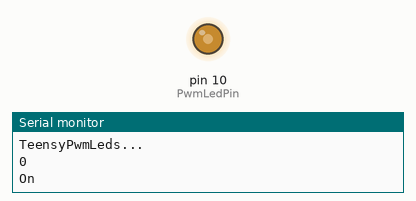
Simulated run of this sketch. Board: Arduino Uno, built with avr-gcc and run on an emulated ATmega328P. On the bench: output pins drawn as LEDs (lit = HIGH), the last lines printed to the serial monitor.

Above: at 0.1 s.
At 3.1 s:
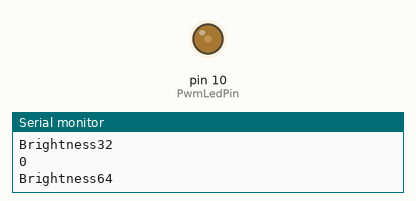
At 22.4 s:
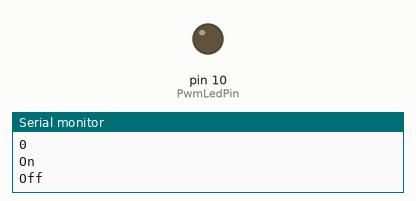
At 29.5 s:
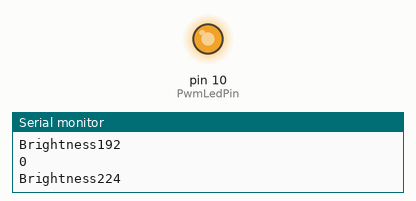
Timing chart, 0 to 40.0 s (numbered marks = the images above):
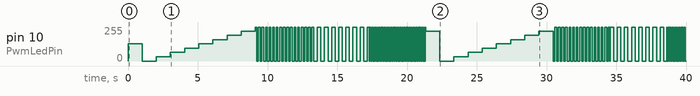

The sketch:

TeensyPwmLeds.ino
```cpp
static const int NumPwmLeds = 1;
static const int PwmLedPin[NumPwmLeds] = { 10 };

class CPwmLed
{
  public:
    CPwmLed()
     : m_Pin(-1)
     , m_Brightness(128)//???
     , m_Mode(OffMode)
    {}

    void Begin(int Pin)
    {
      m_Pin = Pin;
      pinMode(m_Pin, OUTPUT);
    }

    void SetBrightness(int Brightness)
    {
      m_Brightness = Brightness;
    }

    void On()
    {
      m_Mode = OnMode;
    }

    void Off()
    {
      m_Mode = OffMode;
    }

    void BlinkNormal()
    {
      m_Mode = BlinkNormalMode;
    }

    void BlinkFast()
    {
      m_Mode = BlinkFastMode;
    }

    void BlinkSlow()
    {
      m_Mode = BlinkSlowMode;
    }

    void Update(unsigned long Millis)
    {
      int Brightness = 0;
//      if(m_Mode == OffMode)
//      {
//        Brightness =  0;
//      }
      if(m_Mode == OnMode)
      {
        Brightness = m_Brightness;
      }
      else if(m_Mode == BlinkNormalMode)
      {
        // use last 8 bits of millis => period of 256 mSec ~ 4 Hz
        Brightness = Millis & 0x80 ? 255 : 0;//  Millis & 0xFF;
      }
      else if(m_Mode == BlinkFastMode)
      {
        Brightness = Millis & 0x40 ? 255 : 0; //(Millis<<1) & 0xFF;
      }
      else if(m_Mode == BlinkSlowMode)
      {
        Brightness = Millis & 0x0100 ? 255 : 0;//(Millis>>1) & 0xFF;
      }

      analogWrite(m_Pin, Brightness);
    }


  private:
    static const int OffMode = 0;
    static const int OnMode = 1;
    static const int BlinkNormalMode = 2;
    static const int BlinkFastMode = 3;
    static const int BlinkSlowMode = 4;

     int m_Pin;
     int m_Brightness;
     int m_Mode;
};

CPwmLed g_Led[NumPwmLeds];

void setup()
{
  // put your setup code here, to run once:
  Serial.begin(115200);
  Serial.println("TeensyPwmLeds...");

  for(int Led = 0; Led<NumPwmLeds; ++Led)
  {
    g_Led[Led].Begin(PwmLedPin[Led]);
    g_Led[Led].SetBrightness(128);
  }
}

void RunLeds(int Led, int PeriodMilliSeconds)
{
  for(int Cntr = 0; Cntr<PeriodMilliSeconds; ++Cntr)
  {
    g_Led[Led].Update(millis());
    delay(1);
  }
}

void loop()
{
  // on/off
  for(int Led = 0; Led<NumPwmLeds; ++ Led)
  {
    for(int Repeat = 0; Repeat <1; ++Repeat)
    {
      Serial.println(Led);
      Serial.println("On");
      g_Led[Led].On();
      RunLeds(Led, 1000);
      Serial.println("Off");
      g_Led[Led].Off();
      RunLeds(Led, 1000);
    }
  }

  // on for different brightnesses
  for(int Brightness = 32; Brightness<256; Brightness += 32)
  {
      for(int Led = 0; Led<NumPwmLeds; ++ Led)
      {
        Serial.println(Led);
        Serial.print("Brightness");
        Serial.println(Brightness);
        g_Led[Led].SetBrightness(Brightness);
        g_Led[Led].On();
        RunLeds(Led, 1000);
      }
  }

  // blink
  for(int Led = 0; Led<NumPwmLeds; ++ Led)
  {
    Serial.println(Led);
    Serial.println("BlinkNormal");
    g_Led[Led].BlinkNormal();
    RunLeds(Led, 4000);

    Serial.println("BlinkSlow");
    g_Led[Led].BlinkSlow();
    RunLeds(Led, 4000);

    Serial.println("BlinkFast");
    g_Led[Led].BlinkFast();
    RunLeds(Led, 4000);
  }

}
```

Measured:
- by itself, pin 10 (PwmLedPin): 0/255 → 128/255 at 0.00 s, → 0/255 1.0 s later, → 32/255 1.0 s later, → 64/255 1.0 s later, … (202 changes in this stretch)
